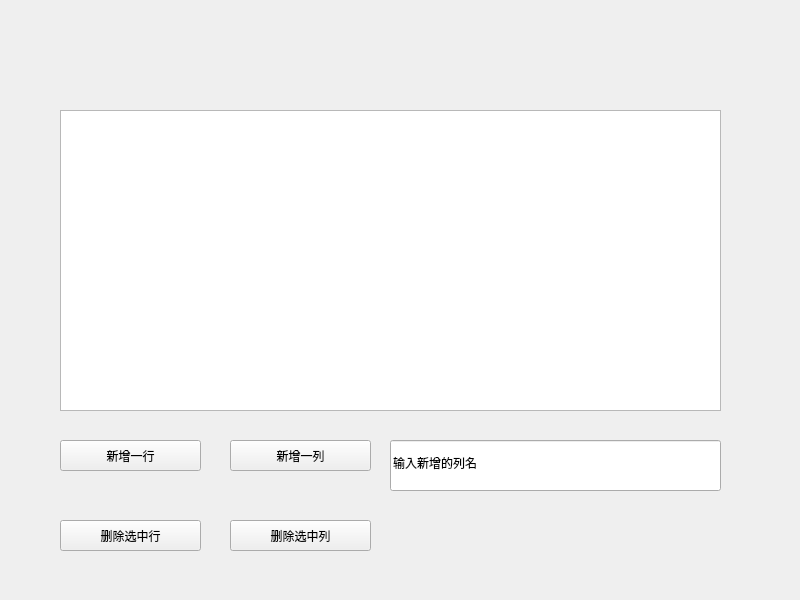
<?xml version="1.0" encoding="UTF-8"?>
<ui version="4.0">
 <class>Widget</class>
 <widget class="QWidget" name="Widget">
  <property name="geometry">
   <rect>
    <x>0</x>
    <y>0</y>
    <width>800</width>
    <height>600</height>
   </rect>
  </property>
  <property name="windowTitle">
   <string>Widget</string>
  </property>
  <widget class="QTableWidget" name="tableWidget">
   <property name="geometry">
    <rect>
     <x>60</x>
     <y>110</y>
     <width>661</width>
     <height>301</height>
    </rect>
   </property>
  </widget>
  <widget class="QPushButton" name="pushButton_addrow">
   <property name="geometry">
    <rect>
     <x>60</x>
     <y>440</y>
     <width>141</width>
     <height>31</height>
    </rect>
   </property>
   <property name="text">
    <string>新增一行</string>
   </property>
  </widget>
  <widget class="QPushButton" name="pushButton_deleterow">
   <property name="geometry">
    <rect>
     <x>60</x>
     <y>520</y>
     <width>141</width>
     <height>31</height>
    </rect>
   </property>
   <property name="text">
    <string>删除选中行</string>
   </property>
  </widget>
  <widget class="QPushButton" name="pushButton_addcolumn">
   <property name="geometry">
    <rect>
     <x>230</x>
     <y>440</y>
     <width>141</width>
     <height>31</height>
    </rect>
   </property>
   <property name="text">
    <string>新增一列</string>
   </property>
  </widget>
  <widget class="QPushButton" name="pushButton_deletecolumn">
   <property name="geometry">
    <rect>
     <x>230</x>
     <y>520</y>
     <width>141</width>
     <height>31</height>
    </rect>
   </property>
   <property name="text">
    <string>删除选中列</string>
   </property>
  </widget>
  <widget class="QLineEdit" name="lineEdit">
   <property name="geometry">
    <rect>
     <x>390</x>
     <y>440</y>
     <width>331</width>
     <height>51</height>
    </rect>
   </property>
   <property name="text">
    <string>输入新增的列名</string>
   </property>
  </widget>
 </widget>
 <resources/>
 <connections/>
</ui>
